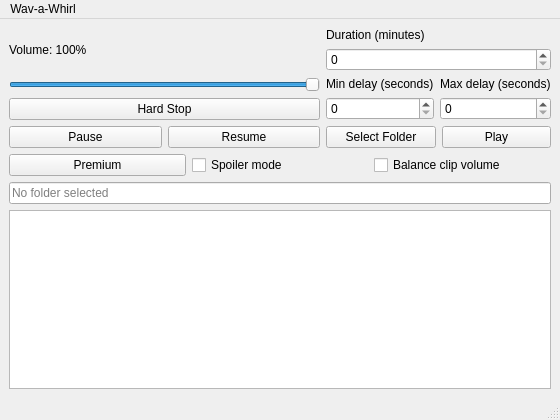
<?xml version='1.0' encoding='utf-8'?>
<ui version="4.0">
 <class>MainWindow</class>
 <widget class="QMainWindow" name="MainWindow">
  <property name="geometry">
   <rect>
    <x>0</x>
    <y>0</y>
    <width>560</width>
    <height>420</height>
   </rect>
  </property>
  <property name="windowTitle">
   <string>Wav-a-Whirl</string>
  </property>
  <widget class="QWidget" name="centralwidget">
   <layout class="QVBoxLayout" name="mainLayout">
    <item>
     <layout class="QGridLayout" name="controlsLayout">
      <item row="0" column="0">
       <layout class="QVBoxLayout" name="playbackLayout">
        <item>
         <widget class="QLabel" name="volumeLabel">
          <property name="text">
           <string>Volume: 100%</string>
          </property>
          <property name="buddy">
           <cstring>volumeSlider</cstring>
          </property>
         </widget>
        </item>
        <item>
         <widget class="QSlider" name="volumeSlider">
          <property name="maximum">
           <number>100</number>
          </property>
          <property name="value">
           <number>100</number>
          </property>
          <property name="orientation">
           <enum>Qt::Horizontal</enum>
          </property>
          <property name="accessibleName">
           <string>Volume</string>
          </property>
          <property name="toolTip">
           <string>Playback volume: 0% is silent, 100% is full volume.</string>
          </property>
         </widget>
        </item>
        <item>
         <widget class="QPushButton" name="stopButton">
          <property name="text">
           <string>Hard Stop</string>
          </property>
         </widget>
        </item>
        <item>
         <layout class="QHBoxLayout" name="pauseLayout">
          <item>
           <widget class="QPushButton" name="pauseButton">
            <property name="text">
             <string>Pause</string>
            </property>
           </widget>
          </item>
          <item>
           <widget class="QPushButton" name="resumeButton">
            <property name="text">
             <string>Resume</string>
            </property>
           </widget>
          </item>
         </layout>
        </item>
       </layout>
      </item>
      <item row="0" column="1">
       <layout class="QVBoxLayout" name="timingLayout">
        <item>
         <widget class="QLabel" name="label">
          <property name="text">
           <string>Duration (minutes)</string>
          </property>
         </widget>
        </item>
        <item>
         <widget class="QSpinBox" name="duration">
          <property name="maximum">
           <number>86400</number>
          </property>
         </widget>
        </item>
        <item>
         <layout class="QGridLayout" name="delayLayout">
          <item row="0" column="0">
           <widget class="QLabel" name="labelMindelay">
            <property name="text">
             <string>Min delay (seconds)</string>
            </property>
           </widget>
          </item>
          <item row="0" column="1">
           <widget class="QLabel" name="labelMaxdelay">
            <property name="text">
             <string>Max delay (seconds)</string>
            </property>
           </widget>
          </item>
          <item row="1" column="0">
           <widget class="QSpinBox" name="minDelay">
            <property name="maximum">
             <number>86400</number>
            </property>
           </widget>
          </item>
          <item row="1" column="1">
           <widget class="QSpinBox" name="maxDelay">
            <property name="maximum">
             <number>86400</number>
            </property>
           </widget>
          </item>
         </layout>
        </item>
        <item>
         <layout class="QHBoxLayout" name="startLayout">
          <item>
           <widget class="QPushButton" name="selectFolder">
            <property name="text">
             <string>Select Folder</string>
            </property>
           </widget>
          </item>
          <item>
           <widget class="QPushButton" name="playButton">
            <property name="text">
             <string>Play</string>
            </property>
           </widget>
          </item>
         </layout>
        </item>
       </layout>
      </item>
     </layout>
    </item>
    <item>
     <layout class="QHBoxLayout" name="optionsLayout">
      <item>
       <widget class="QPushButton" name="premiumButton">
        <property name="text"><string>Premium</string></property>
        <property name="toolTip"><string>A very exclusive upgrade.</string></property>
       </widget>
      </item>
      <item>
       <widget class="QCheckBox" name="hideCheck">
        <property name="text">
         <string>Spoiler mode</string>
        </property>
       </widget>
      </item>
      <item>
       <widget class="QCheckBox" name="normalizeCheck">
        <property name="text">
         <string>Balance clip volume</string>
        </property>
        <property name="toolTip">
         <string>Analyze the folder and lower louder clips toward its quietest non-silent clip. Quiet clips are not boosted. Playback starts after analysis.</string>
        </property>
       </widget>
      </item>
     </layout>
    </item>
    <item>
     <widget class="QLineEdit" name="folderDisplay">
      <property name="readOnly">
       <bool>true</bool>
      </property>
      <property name="placeholderText">
       <string>No folder selected</string>
      </property>
      <property name="accessibleName">
       <string>Selected audio folder</string>
      </property>
     </widget>
    </item>
    <item>
     <widget class="QPlainTextEdit" name="outputDisplay">
    </widget>
    </item>
   </layout>
  </widget>
  <widget class="QMenuBar" name="menubar">
   <property name="geometry">
    <rect>
     <x>0</x>
     <y>0</y>
     <width>507</width>
     <height>21</height>
    </rect>
   </property>
   <widget class="QMenu" name="menuRandom_Wav_PLayer">
    <property name="title">
     <string>Wav-a-Whirl</string>
    </property>
   </widget>
   <addaction name="menuRandom_Wav_PLayer" />
  </widget>
  <widget class="QStatusBar" name="statusbar" />
 </widget>
 <resources />
 <connections />
 <tabstops>
  <tabstop>volumeSlider</tabstop>
  <tabstop>stopButton</tabstop>
  <tabstop>pauseButton</tabstop>
  <tabstop>resumeButton</tabstop>
  <tabstop>duration</tabstop>
  <tabstop>minDelay</tabstop>
  <tabstop>maxDelay</tabstop>
  <tabstop>selectFolder</tabstop>
  <tabstop>playButton</tabstop>
  <tabstop>hideCheck</tabstop>
  <tabstop>normalizeCheck</tabstop>
  <tabstop>premiumButton</tabstop>
  <tabstop>folderDisplay</tabstop>
  <tabstop>outputDisplay</tabstop>
 </tabstops>
</ui>
